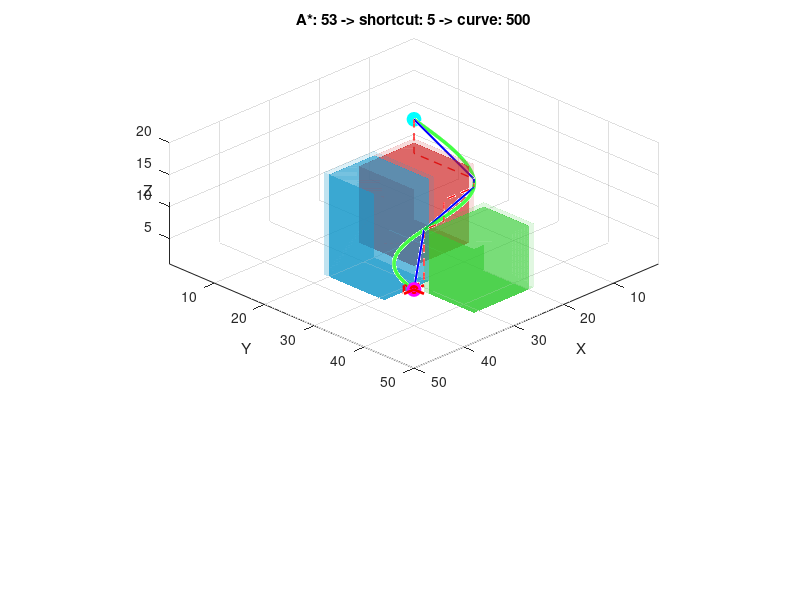

MATLAB code for this plot:
function uav_path_planning_with_animation()
    clc; close all; clearvars;

    %Map and obstacles
    mapSize = [50,50,20];           
    map = false(mapSize);

    % Buildings 
    map(15:25, 15:25, 1:12) = true;   % building 1
    map(28:36, 20:30, 1:16) = true;   % building 2
    map(20:30, 34:42, 1:10) = true;   % building 3

    inflation_radius = 0.5;  %acts as a safety margin
    map_infl = inflateMap(map, inflation_radius);

    %Initial and Final point
    start = [5,5,10];
    goal  = [45,45,10];

    % ensure start/goal free in inflated map
    if map_infl(start(1),start(2),start(3)) || map_infl(goal(1),goal(2),goal(3))
        error('Start or goal lies inside inflated obstacle. Choose different coords or reduce inflation.');
    end

    %A*(26)
    altPenalty = 6;     % vertical move penalty to prefer sideways avoidance
    [path3d, success, planTime] = astar3d_grid(map_infl, start, goal, altPenalty);
    if ~success
        error('A* failed to find a path.');
    end
    fprintf('A* found path: %d nodes, time %.3fs\n', size(path3d,1), planTime);

    %Shortcut smoothing
    path_short = shortcutPath(path3d, map_infl);

    %Spline smoothing (to get collision-free spline) 
       samples_list = [500, 400, 300, 200, 150, 120, 100, 80, 60, 40];
    safe_curve = [];
    for s = samples_list
        curve_try = splineSmooth(path_short, s);
        if ~curveCollides(curve_try, map_infl)
            safe_curve = curve_try;
            fprintf('Safe spline found with %d samples\n', s);
            break;
        end
    end
    if isempty(safe_curve)
        % fallback to the shortcut path (safe by construction)
        warning('Could not find collision-free spline. Falling back to shortcut path.');
        safe_curve = path_short;
    end

    %Visualization 
    fig = figure('Name','UAV Path Planning (safe)','Color','w');
    ax = axes(fig);
    hold(ax,'on'); grid(ax,'on'); view(3);
    xlabel('X'); ylabel('Y'); zlabel('Z');
    xlim([1 mapSize(1)]); ylim([1 mapSize(2)]); zlim([1 mapSize(3)]);
    daspect([1 1 1]);
    rotate3d on;

    % raw A* path (red dashed)
    plot3(ax, path3d(:,1), path3d(:,2), path3d(:,3), 'r--', 'LineWidth', 1);
    % shortcut path (blue)
    plot3(ax, path_short(:,1), path_short(:,2), path_short(:,3), 'b-', 'LineWidth', 1.5);
    % final smooth curve path (green)
    plot3(ax, safe_curve(:,1), safe_curve(:,2), safe_curve(:,3), 'g-', 'LineWidth', 2.5);

    %for making buildings
    drawBuildings(map, 0.6);  % buildings, solid & semi-transparent
    drawBuildings(map_infl, 0.15);% inflated version, faint

    % start and goal markers
    plot3(ax, start(1),start(2),start(3), 'co', 'MarkerSize',10, 'MarkerFaceColor','c');
    plot3(ax, goal(1),goal(2),goal(3), 'mo', 'MarkerSize',10, 'MarkerFaceColor','m');

    title(sprintf('A*: %d -> shortcut: %d -> curve: %d', size(path3d,1), size(path_short,1), size(safe_curve,1)));
    drawnow;

    %Animation (quadrotor cross + camera follow)
    arm_len = 2.0;
    uav_arms = [-arm_len 0 0; arm_len 0 0; 0 -arm_len 0; 0 arm_len 0];
    hArms = plot3(ax, NaN, NaN, NaN, 'r-', 'LineWidth', 2);
    hCenter = plot3(ax, NaN, NaN, NaN, 'ro', 'MarkerFaceColor','r', 'MarkerSize',6);

    for k = 1:size(safe_curve,1)
        pos = safe_curve(k,:);
        body_pts = uav_arms + pos;
        set(hArms, 'XData', body_pts(:,1), 'YData', body_pts(:,2), 'ZData', body_pts(:,3));
        set(hCenter, 'XData', pos(1), 'YData', pos(2), 'ZData', pos(3));

        % camera follows behind and slightly above UAV
        campos(ax, pos + [12 12 8]);
        camtarget(ax, pos);
        camup(ax, [0 0 1]);

        drawnow;
        pause(0.03);
    end

    hold(ax,'off');
end

% inflateMap
function map_out = inflateMap(map_in, radius)
    % Inflate boolean voxel map by given radius (Euclidean-ish) using convn.
    % radius: integer >=0
    if radius <= 0
        map_out = map_in;
        return;
    end
    % kernel size
    k = 2*radius + 1;
    kernel = ones(k,k,k);
    convResult = convn(double(map_in), kernel, 'same');
    map_out = convResult > 0;
end

%3D A* (26)
function [path, success, t] = astar3d_grid(map, start, goal, altPenalty)
    if nargin < 4, altPenalty = 1; end
    tic;
    mapSize = size(map);
    N = prod(mapSize);

    startInd = sub2ind(mapSize, start(1), start(2), start(3));
    goalInd  = sub2ind(mapSize, goal(1),  goal(2),  goal(3));

    % generate 26 neighbor offsets
    [dx,dy,dz] = ndgrid(-1:1,-1:1,-1:1);
    moves = [dx(:), dy(:), dz(:)];
    moves(all(moves==0,2),:) = []; % remove 0,0,0

    g = inf(N,1);
    f = inf(N,1);
    parent = zeros(N,1,'int32');
    closed = false(N,1);

    g(startInd) = 0;
    f(startInd) = heuristic_euclid(start, goal);

    openInds = startInd;
    openF = f(startInd);

    maxIter = 5e6; iter = 0;
    while ~isempty(openInds)
        iter = iter + 1;
        if mod(iter,1e6)==0
            warning('A* still running... iter=%d', iter);
        end
        % pop lowest f
        [~, idx] = min(openF);
        curInd = openInds(idx);
        openInds(idx) = []; openF(idx) = [];

        if curInd == goalInd
            break;
        end

        closed(curInd) = true;
        [cr,cc,cz] = ind2sub(mapSize, curInd);

        for m = 1:size(moves,1)
            nr = cr + moves(m,1);
            nc = cc + moves(m,2);
            nz = cz + moves(m,3);
            if nr < 1 || nr > mapSize(1) || nc < 1 || nc > mapSize(2) || nz < 1 || nz > mapSize(3)
                continue;
            end
            nInd = sub2ind(mapSize, nr, nc, nz);
            if map(nInd), continue; end
            if closed(nInd), continue; end

            %penalize vertical moves
            dz = abs(nz - cz);
            moveCost = norm([moves(m,1), moves(m,2), moves(m,3)]);
            if dz > 0
                moveCost = moveCost * altPenalty;
            end

            tentative_g = g(curInd) + moveCost;

            if tentative_g < g(nInd)
                g(nInd) = tentative_g;
                parent(nInd) = int32(curInd);
                h = heuristic_euclid([nr nc nz], goal);
                f(nInd) = tentative_g + h;

                pos = find(openInds == nInd, 1);
                if isempty(pos)
                    openInds(end+1) = nInd; 
                    openF(end+1) = f(nInd); 
                else
                    openF(pos) = f(nInd);
                end
            end
        end
    end

    % reconstruct
    if parent(goalInd) == 0 && startInd ~= goalInd
        path = []; success = false; t = toc; return;
    end

    cur = goalInd;
    rev = zeros(0,1,'int32');
    while cur ~= 0
        rev(end+1) = cur; 
        cur = parent(cur);
    end
    rev = rev(end:-1:1);
    path = zeros(length(rev),3);
    for i=1:length(rev)
        [r,c,z] = ind2sub(mapSize, rev(i));
        path(i,:) = [r,c,z];
    end
    success = true;
    t = toc;
end

%heuristic (euclidean)
function h = heuristic_euclid(p, q)
    h = norm(double(p)-double(q));
end

%Shortcut smoothing (line-of-sight)
function shortPath = shortcutPath(path, map)
    if isempty(path), shortPath = path; return; end
    shortPath = path(1,:);
    i = 1;
    while i < size(path,1)
        j = size(path,1);
        while j > i+1
            if lineFree(path(i,:), path(j,:), map)
                break;
            end
            j = j - 1;
        end
        shortPath = [shortPath; path(j,:)]; 
        i = j;
    end
end

function ok = lineFree(p1,p2,map)
    % sample along straight segment and check voxels
    num = max(ceil(max(abs(p2-p1))*2), 2);
    xs = round(linspace(p1(1), p2(1), num));
    ys = round(linspace(p1(2), p2(2), num));
    zs = round(linspace(p1(3), p2(3), num));
    sz = size(map);
    ok = true;
    for k = 1:num
        x = max(1,min(sz(1), xs(k)));
        y = max(1,min(sz(2), ys(k)));
        z = max(1,min(sz(3), zs(k)));
        if map(x,y,z)
            ok = false; return;
        end
    end
end

%Spline smoothing (with safety check)
function curve = splineSmooth(path, samples)
    if nargin < 2, samples = 200; end
    if size(path,1) < 3
        curve = path; return;
    end
    t = [0; cumsum(sqrt(sum(diff(path).^2,2)))];
    ts = linspace(0, t(end), samples);
    curve(:,1) = spline(t, path(:,1), ts);
    curve(:,2) = spline(t, path(:,2), ts);
    curve(:,3) = spline(t, path(:,3), ts);
end

%check if spline curve collides with inflated map 
function coll = curveCollides(curve, map)
    % check samples and line segments
    coll = false;
    if isempty(curve), coll = true; return; end
    sz = size(map);
    % check sample points
    for i=1:size(curve,1)
        xi = round(max(1,min(sz(1),curve(i,1))));
        yi = round(max(1,min(sz(2),curve(i,2))));
        zi = round(max(1,min(sz(3),curve(i,3))));
        if map(xi,yi,zi)
            coll = true; return;
        end
    end
    % check line segments between consecutive samples
    for i=1:size(curve,1)-1
        if ~lineFree(round(curve(i,:)), round(curve(i+1,:)), map)
            coll = true; return;
        end
    end
end


%Buildings animation
function drawBuildings(map, alphaVal)
    if nargin < 2, alphaVal = 0.6; end
    CC = bwconncomp(map);  % group connected voxels into buildings

    % color set (repeats if > 6 buildings)
    colors = [0.8 0.1 0.1;   % red
              0.1 0.6 0.8;   % cyan-blue
              0.2 0.8 0.2;   % green
              0.9 0.7 0.1;   % yellow
              0.6 0.2 0.8;   % purple
              0.9 0.4 0.1];  % orange

    for i = 1:CC.NumObjects
        voxels = CC.PixelIdxList{i};
        [X,Y,Z] = ind2sub(size(map), voxels);

        % bounding box for each building
        xmin = min(X); xmax = max(X)+1;
        ymin = min(Y); ymax = max(Y)+1;
        zmin = min(Z); zmax = max(Z)+1;

        % vertices of the cuboid
        verts = [xmin ymin zmin;
                 xmax ymin zmin;
                 xmax ymax zmin;
                 xmin ymax zmin;
                 xmin ymin zmax;
                 xmax ymin zmax;
                 xmax ymax zmax;
                 xmin ymax zmax];

        % faces of the cuboid
        faces = [1 2 3 4;   % bottom
                 5 6 7 8;   % top
                 1 2 6 5;   % front
                 2 3 7 6;   % right
                 3 4 8 7;   % back
                 4 1 5 8];  % left

        % pick color for this building
        col = colors(mod(i-1, size(colors,1))+1, :);

        patch('Vertices', verts, 'Faces', faces, ...
              'FaceColor', col, 'FaceAlpha', alphaVal, ...
              'EdgeColor', 'k', 'EdgeAlpha', 0.2);
    end
end
